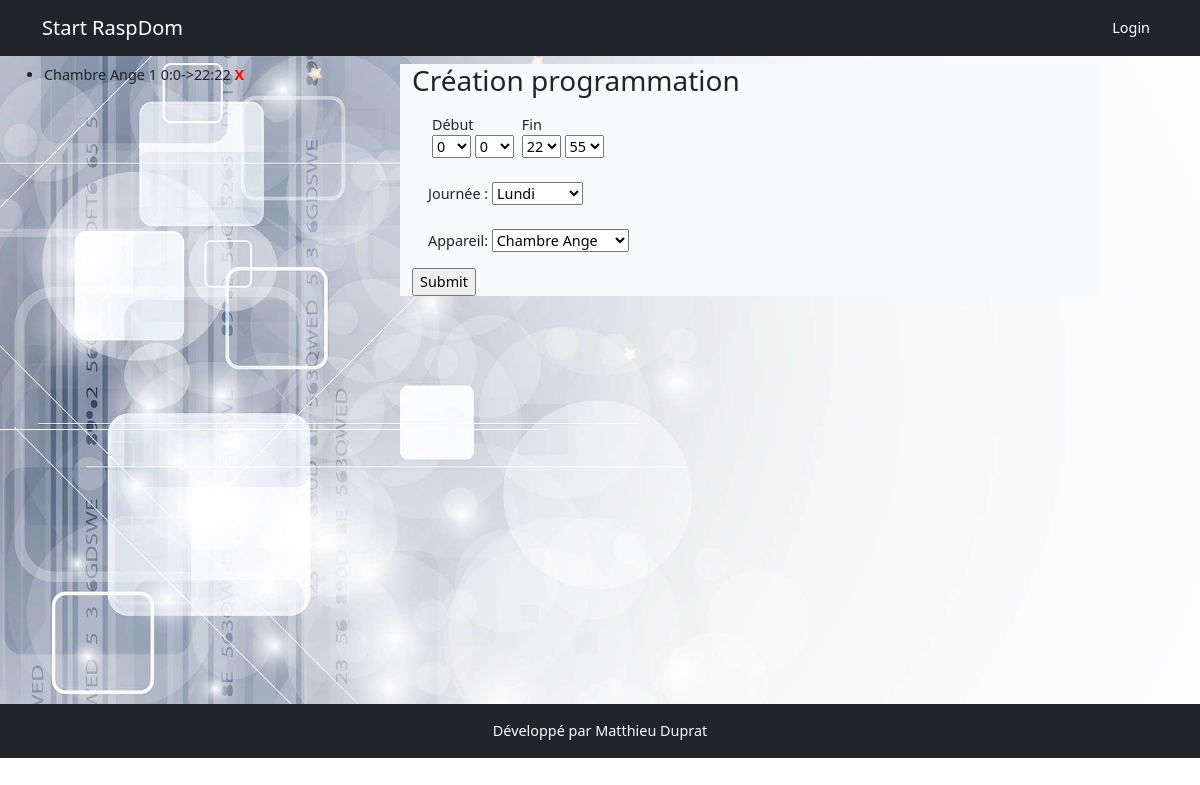
/programmation/edit/1, run on an earlier commit of the app's database.
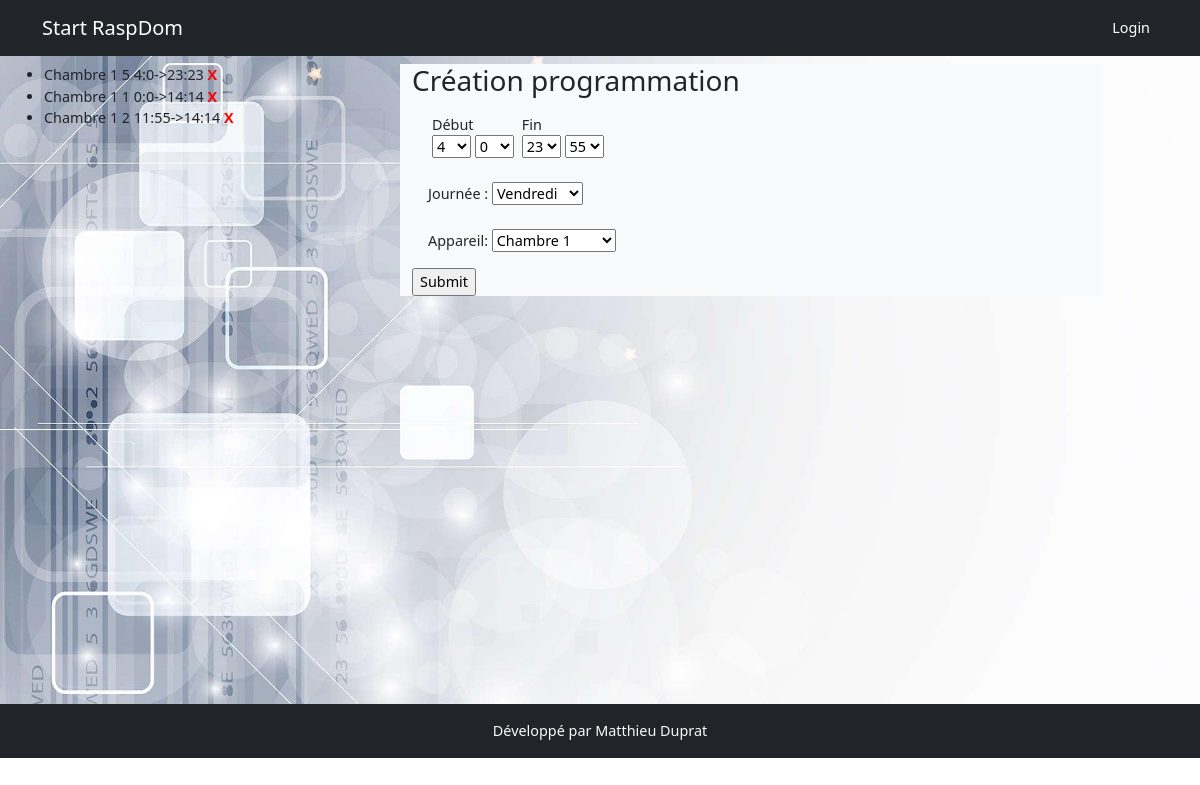
And on a later commit of the database.
### models.py (models this page shows, shortened)
class Programmation(db.Model):
    id = db.Column(db.Integer, primary_key=True)
    start = db.Column(db.Integer)
    start_min = db.Column(db.Integer)
    end = db.Column(db.Integer)
    end_min = db.Column(db.Integer)
    day = db.Column(db.Integer)
    appareil = db.Column(db.Integer, db.ForeignKey('appareil.id'), nullable=True)

class Appareil(db.Model):
    id = db.Column(db.Integer, primary_key=True)
    nom = db.Column(db.String(200))
    description = db.Column(db.String(200))
    categorieappareil = db.Column(db.String(200), nullable=True)
    sortie = db.Column(db.String(200), nullable=True)
    image = db.Column(db.String(200), nullable=True)
    gpios = db.relationship('Gpio', backref='appareil', lazy=True)
    order_gpio = db.Column(db.String(200))
    nbre_gpio = db.Column(db.Integer)
    programmations = db.relationship('Programmation', backref='appareil_programmation', lazy=True)
    mode_de_marche = db.relationship('ModeDeMarche', uselist=False,  backref='appareil_mode_de_marche', lazy=True)
    auto = db.relationship('Auto', uselist=False, backref='appareil_auto', lazy=True)
    sonde_id = db.Column(db.Integer, db.ForeignKey('sonde.id'))
    sonde = db.relationship('Sonde', uselist=False, backref='appareil_sonde', lazy=True)
    manuel = db.relationship('Manuel', uselist=False, backref='appareil_ordre', lazy=True)
    label = db.Column(db.String(250))

### app.py (the view)
@app.route('/programmation/edit/<int:programmation_id>', methods=['POST','GET'])
def edit_programmation(programmation_id):
    programmation = Programmation.query.get(programmation_id)
    programmationform = ProgrammationForm(obj=programmation, data=request.form)
    programmations = Programmation.query.filter_by(appareil=programmation.appareil_programmation.id).all()
    if programmationform.validate_on_submit():
        programmationform.populate_obj(programmation)
        db.session.add(programmation)
        db.session.commit()
        return redirect(url_for('liste_programmations'))
    programmationform.appareil.choices = [(data.id, data.nom) for data in Appareil.query.all()]
    return render_template('programmation/programmation.html', programmationform=programmationform, programmations=programmations)

### forms.py
class ProgrammationForm(FlaskForm):
    choices_day = [(1, 'Lundi'), (2, 'Mardi'), (3, 'Mercredi'), (4, 'Jeudi'), (5, 'Vendredi'), (6, 'Samedi'),
                   (7, 'Dimanche')]
    choices_min = [data for data in range(0,60,1)]
    choices_hours = [data for data in range(0,24)]
    start = SelectField(choices=choices_hours)
    start_min = SelectField(choices=choices_min)
    end = SelectField(choices=choices_hours)
    end_min = SelectField(choices=choices_min)
    day = SelectField(choices=choices_day)
    appareil = SelectField(validate_choice=False)

### templates/programmation/programmation.html (shortened to what this page needs)
{% extends 'base.html'%}
{% block content %}
<div class="row">
    <div class="col-md-3">
        <ul>
            {% for programmation in programmations if programmations %}
            <li>{{programmation.appareil_programmation.nom}} {{programmation.day}} {{programmation.start}}:{{programmation.start_min}}->{{programmation.end}}:{{programmation.end}} <span style="font-weight:bold;color:red;">X</span></li>
            {% endfor %}
        </ul>
    </div>
    <div class="col-md-7 mx-auto  bg-light">
        <h3>Création programmation</h3>
            <form action="" method="post">
                <div class="d-flex m-2 p-2">
                     <div class="d-flex flex-column mx-1">
                        <div>Début</div>
                        <div>{{programmationform.start}} {{programmationform.start_min}}</div>
                     </div>
                     <div class="d-flex flex-column mx-1">
                        <div>Fin</div>
                        <div>{{programmationform.end}} {{programmationform.end_min}}</div>
                    </div>
                </div>
                    <div class="m-2 p-2">
                        Journée : {{programmationform.day}}
                    </div>
                    <div class="m-2 p-2">
                        Appareil: {{programmationform.appareil}}
                    </div>
                <input type="submit">
            </form>
    </div>
</div>
{% endblock %}

What changed in the data, as far as the page shows it:
changed Programmation (number 1 of 3 on the later page): appareil_programmation.nom "Chambre Ange" → "Chambre 1"; day "1" → "5"; start "0" → "4"; end "22" → "23"
added Programmation: appareil_programmation.nom "Chambre 1", day "1", start "0", start_min "0", end "14"
added Programmation: appareil_programmation.nom "Chambre 1", day "2", start "11", start_min "55", end "14"
Also different on the page:
form field start: "0" → "4"
form field end: "22" → "23"
form field day: "Lundi" → "Vendredi"
form field appareil: "Chambre Ange" → "Chambre 1"
